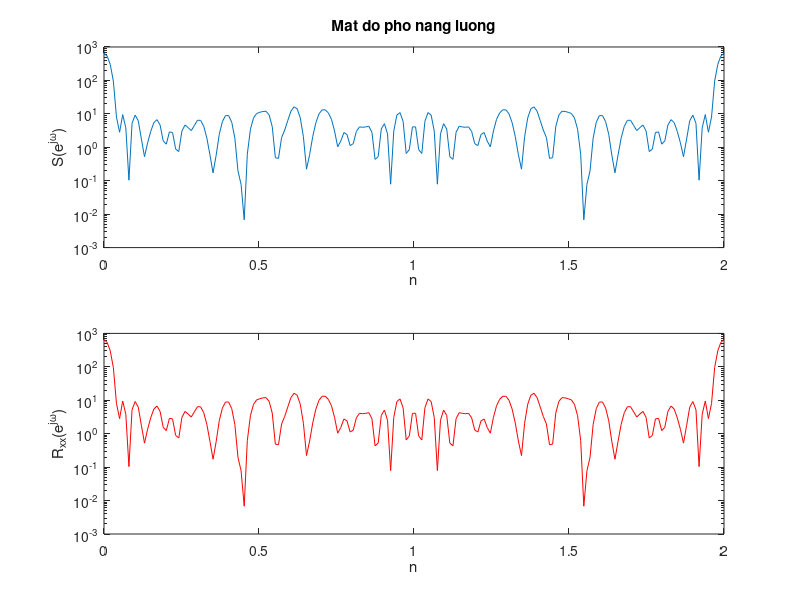

The MATLAB script that drew this image:
L = 50;     % Do dai tin hieu
N = 200;    % So luong cac tan so roi rac trong khoang 0 den 2*pi
x = rand(1,L);  % Tao tin hieu ngau nhien
w = linspace(0,2*pi,N); % Tao N tan so tang dan tu 0 den 2*pi
fx = freqz(x,1,w);      % Bien doi Fourier cua x tai cac tan so roi rac
esd_x = fx.*conj(fx);   % Tinh ham mat do pho nang luong
acorr_x = xcorr(x);     % Tinh ham tu tuong quan cua tin hieu x
ft_acorr_x = freqz(acorr_x,1,w).*exp(j*w*(L-1)); % Bien doi Fourier cua ham tu tuong quan cua tin hieu x
% Ve do thi
subplot(2,1,1);
semilogy(w/pi,esd_x);
title('Mat do pho nang luong');
xlabel('n');
ylabel('S(e^j^\omega)')
hold on;
subplot(2,1,2);
semilogy(w/pi,real(ft_acorr_x),'r');
xlabel('n');
ylabel('R_x_x(e^j^\omega)');
hold off;
